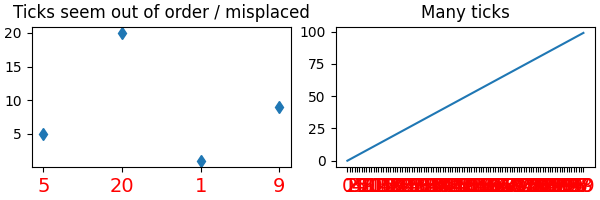

Recreate this plot in Python.
import matplotlib.pyplot as plt
import numpy as np

fig, ax = plt.subplots(1, 2, constrained_layout=True, figsize=(6, 2))

ax[0].set_title('Ticks seem out of order / misplaced')
x = ['5', '20', '1', '9']  # strings
y = [5, 20, 1, 9]
ax[0].plot(x, y, 'd')
ax[0].tick_params(axis='x', labelcolor='red', labelsize=14)

ax[1].set_title('Many ticks')
x = [str(xx) for xx in np.arange(100)]  # strings
y = np.arange(100)
ax[1].plot(x, y)
ax[1].tick_params(axis='x', labelcolor='red', labelsize=14)
